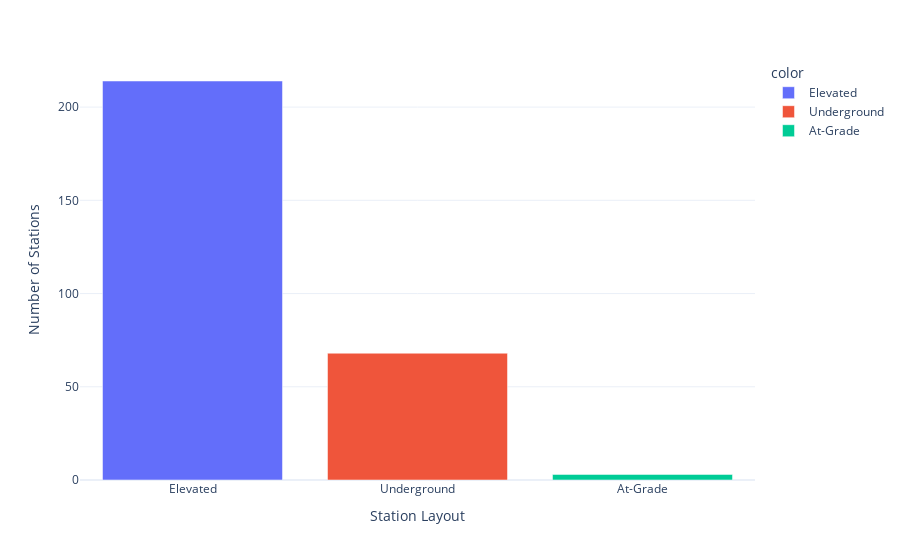

Notebook code cell kept with this figure:
### Markdown cell above
## Station Layout Analysis

### Code cell
station_layout = df['Station Layout'].value_counts()

fig = px.bar(x=station_layout.index,
             y=station_layout.values,
             labels = {'x':'Type of Station','y':'Number of Stations'},
             color=station_layout.index,
             color_continuous_scale='pastel')

fig.update_layout(xaxis_title="Station Layout",
                  yaxis_title="Number of Stations",
                  coloraxis_showscale=False,
                  template="plotly_white")

fig.show()

### Figure 1 — Plotly figure (JSON) as saved in the notebook; plotly's stock layout.template omitted (floating-point values rounded to 4 significant figures)
{"data": [{"alignmentgroup": "True", "hovertemplate": "color=Elevated<br>Type of Station=%{x}<br>Number of Stations=%{y}<extra></extra>", "legendgroup": "Elevated", "marker": {"color": "#636efa", "pattern": {"shape": ""}}, "name": "Elevated", "offsetgroup": "Elevated", "orientation": "v", "showlegend": true, "textposition": "auto", "type": "bar", "x": ["Elevated"], "xaxis": "x", "y": [214], "yaxis": "y"}, {"alignmentgroup": "True", "hovertemplate": "color=Underground<br>Type of Station=%{x}<br>Number of Stations=%{y}<extra></extra>", "legendgroup": "Underground", "marker": {"color": "#EF553B", "pattern": {"shape": ""}}, "name": "Underground", "offsetgroup": "Underground", "orientation": "v", "showlegend": true, "textposition": "auto", "type": "bar", "x": ["Underground"], "xaxis": "x", "y": [68], "yaxis": "y"}, {"alignmentgroup": "True", "hovertemplate": "color=At-Grade<br>Type of Station=%{x}<br>Number of Stations=%{y}<extra></extra>", "legendgroup": "At-Grade", "marker": {"color": "#00cc96", "pattern": {"shape": ""}}, "name": "At-Grade", "offsetgroup": "At-Grade", "orientation": "v", "showlegend": true, "textposition": "auto", "type": "bar", "x": ["At-Grade"], "xaxis": "x", "y": [3], "yaxis": "y"}], "layout": {"barmode": "relative", "coloraxis": {"showscale": false}, "legend": {"title": {"text": "color"}, "tracegroupgap": 0}, "margin": {"t": 60}, "xaxis": {"anchor": "y", "domain": [0, 1], "title": {"text": "Station Layout"}}, "yaxis": {"anchor": "x", "domain": [0, 1], "title": {"text": "Number of Stations"}}}}
